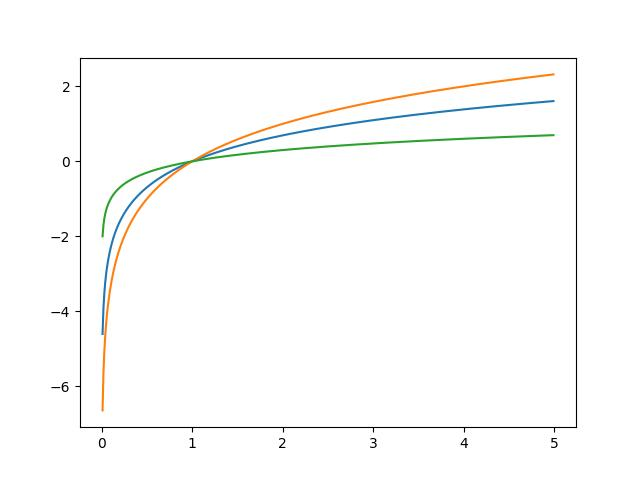

The Python source for this figure:
import numpy as np
import matplotlib.pyplot as plt
x=np.arange(0.01,5,0.01)
y1=np.log(x)
y2=np.log2(x)
y3=np.log10(x)
plt.plot(x,y1)
plt.plot(x,y2)
plt.plot(x,y3)
plt.savefig("/home/machitanoue/initial-training-2024/mtanoue/chapter03/q08.jpg")
